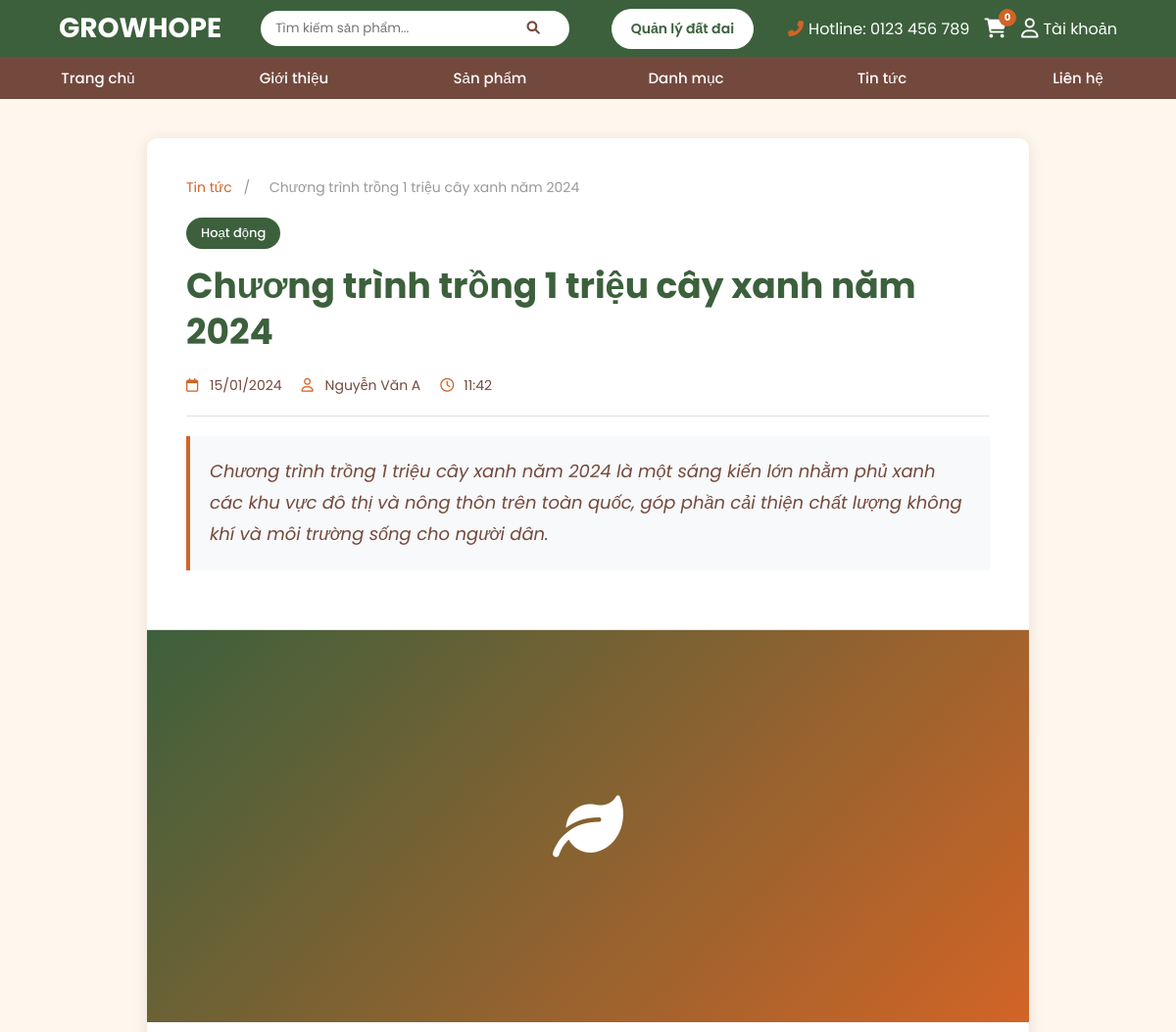
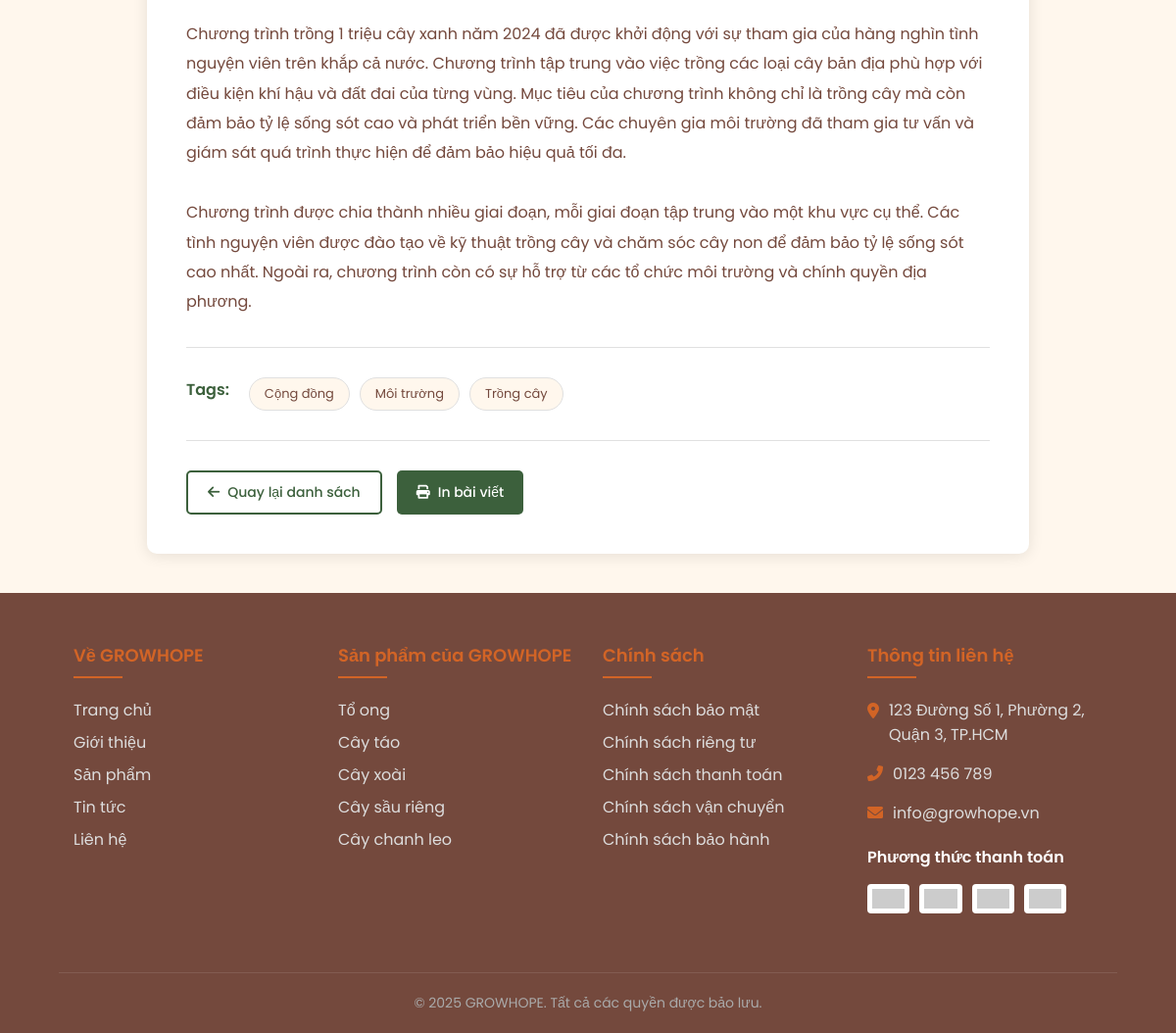
Screenshot of /views/news-detail.php?id=1 with the database file from the repository (2 pictures, top to bottom).
### tables this page shows
CREATE TABLE news (
    news_id INT AUTO_INCREMENT PRIMARY KEY,
    title VARCHAR(255) NOT NULL,
    slug VARCHAR(255) NOT NULL UNIQUE,
    publish_date DATE NOT NULL,
    author VARCHAR(255) NOT NULL,
    category VARCHAR(255) NOT NULL,
    excerpt TEXT,
    description TEXT,
    content LONGTEXT,
    created_at TIMESTAMP DEFAULT CURRENT_TIMESTAMP
);

### views/news-detail.php (the view, shortened to what this page needs)
<?php
require_once '../includes/database.php';
try {
    $pdo = getPDO();
} catch (RuntimeException $e) {
    $pdo = null;
}
$news_id = isset($_GET['id']) ? (int) $_GET['id'] : 0;
$newsStmt = $pdo->prepare('SELECT news_id, title, slug, publish_date, created_at, author, category, excerpt, description, content
                            FROM news
                            WHERE news_id = :id');
$newsStmt->bindValue(':id', $news_id, PDO::PARAM_INT);
$newsStmt->execute();
$article = $newsStmt->fetch();
$tagStmt = $pdo->prepare('SELECT tag FROM news_tags WHERE news_id = :id ORDER BY tag ASC');
$tagStmt->bindValue(':id', $news_id, PDO::PARAM_INT);
$tagStmt->execute();
$article_tags = $tagStmt->fetchAll(PDO::FETCH_COLUMN);
include '../includes/header.php';
?>
<div class="news-detail-container">
    <div class="news-detail-wrapper">
        <div class="news-detail-header">
            <div class="news-breadcrumb">
                    <a href="<?php echo BASE_URL; ?>/public/news.php">Tin tức</a>
                <span>/</span>
                <span><?php echo htmlspecialchars($article['title']); ?></span>
            </div>
            <div class="news-category"><?php echo htmlspecialchars($article['category']); ?></div>
            <h1 class="news-title"><?php echo htmlspecialchars($article['title']); ?></h1>
            <div class="news-meta">
                <div class="news-meta-item">
                    <i class="far fa-calendar"></i>
                    <span><?php echo date(DATE_FORMAT, strtotime($article['publish_date'])); ?></span>
                </div>
                <div class="news-meta-item">
                    <i class="far fa-user"></i>
                    <span><?php echo htmlspecialchars($article['author']); ?></span>
                </div>
                <div class="news-meta-item">
                    <i class="far fa-clock"></i>
                    <span><?php echo date('H:i', strtotime($article['created_at'] ?? $article['publish_date'])); ?></span>
                </div>
            </div>
            <?php if (!empty($article['description'])): ?>
            <div class="news-description">
                <?php echo htmlspecialchars($article['description']); ?>
            </div>
            <?php endif; ?>
        </div>
        <div class="news-image">
            <i class="fas fa-leaf"></i>
        </div>
        <div class="news-content">
            <div class="news-body">
                <?php echo nl2br(htmlspecialchars($article['content'])); ?>
            </div>
            <?php if (!empty($article_tags)): ?>
            <div class="news-tags">
                <span class="news-tags-label">Tags:</span>
                <?php foreach ($article_tags as $tag): ?>
                    <a href="<?php echo BASE_URL; ?>/public/news.php?tag=<?php echo urlencode($tag); ?>" class="news-tag">
                        <?php echo htmlspecialchars($tag); ?>
                    </a>
                <?php endforeach; ?>
            </div>
            <?php endif; ?>
            <div class="news-actions">
                <a href="<?php echo BASE_URL; ?>/public/news.php" class="news-action-btn secondary">
                    <i class="fas fa-arrow-left"></i>
                    Quay lại danh sách
                </a>
                <a href="#" class="news-action-btn" onclick="window.print(); return false;">
                    <i class="fas fa-print"></i>
                    In bài viết
                </a>
            </div>
        </div>
    </div>
</div>
<?php include '../includes/footer.php'; ?>

### rows the page displays
news: title "Chương trình trồng 1 triệu cây xanh năm 2024", category "Hoạt động", publish_date "15/01/2024", author "Nguyễn Văn A", created_at "11:42", description "Chương trình trồng 1 triệu cây xanh năm 2024 là một sáng kiến lớn nhằm phủ xanh các khu vực đô thị và nông thôn trên toàn quốc, góp phần cải thiện chất lượng không khí và môi trường sống cho người dân.", content "Chương trình trồng 1 triệu cây xanh năm 2024 đã được khởi động với sự tham gia của hàng nghìn tình nguyện viên trên khắp cả nước. Chương trình tập trung vào việc trồng các loại cây bản địa phù hợp với điều kiện khí hậu và đất đai của từng vùng. Mục tiêu của chương trình không chỉ là trồng cây mà còn đảm bảo tỷ lệ sống sót cao và phát triển bền vững. Các chuyên gia môi trường đã tham gia tư vấn và giám sát quá trình thực hiện để đảm bảo hiệu quả tối đa. Chương trình được chia thành nhiều giai đoạn, mỗi giai đoạn tập trung vào một khu vực cụ thể. Các tình nguyện viên được đào tạo về kỹ thuật trồng cây và chăm sóc cây non để đảm bảo tỷ lệ sống sót cao nhất. Ngoài ra, chương trình còn có sự hỗ…"

### other values shown
BRAND_NAME "GROWHOPE"
CONTACT_HOTLINE "0123 456 789"
$current_user_name "Tài khoản"
$tag "Cộng đồng"
$tag "Môi trường"
$tag "Trồng cây"
CONTACT_ADDRESS "123 Đường Số 1, Phường 2, Quận 3, TP.HCM"
CONTACT_PHONE "0123 456 789"
CONTACT_EMAIL "info@growhope.vn"
